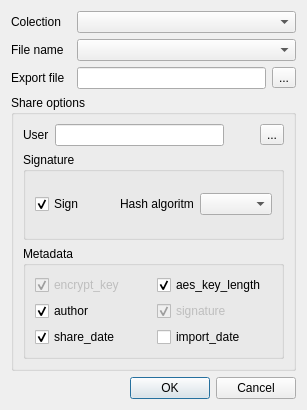
<?xml version="1.0" encoding="UTF-8"?>
<ui version="4.0">
 <class>ExportDialog</class>
 <widget class="QDialog" name="ExportDialog">
  <property name="geometry">
   <rect>
    <x>0</x>
    <y>0</y>
    <width>307</width>
    <height>410</height>
   </rect>
  </property>
  <property name="windowTitle">
   <string>Export</string>
  </property>
  <layout class="QGridLayout" name="gridLayout">
   <item row="7" column="0" colspan="4">
    <widget class="QDialogButtonBox" name="buttonBox">
     <property name="orientation">
      <enum>Qt::Horizontal</enum>
     </property>
     <property name="standardButtons">
      <set>QDialogButtonBox::Cancel|QDialogButtonBox::Ok</set>
     </property>
    </widget>
   </item>
   <item row="1" column="0">
    <widget class="QLabel" name="filenameLabel">
     <property name="text">
      <string>File name</string>
     </property>
    </widget>
   </item>
   <item row="1" column="2" colspan="2">
    <widget class="QComboBox" name="colectionCombobox"/>
   </item>
   <item row="3" column="0" colspan="4">
    <widget class="QGroupBox" name="groupBox">
     <property name="title">
      <string>Share options</string>
     </property>
     <layout class="QGridLayout" name="gridLayout_2">
      <item row="1" column="0">
       <widget class="QLabel" name="userl">
        <property name="text">
         <string>User</string>
        </property>
       </widget>
      </item>
      <item row="1" column="1" colspan="7">
       <widget class="QLineEdit" name="user"/>
      </item>
      <item row="4" column="0" colspan="10">
       <widget class="QGroupBox" name="groupBox_2">
        <property name="title">
         <string>Metadata</string>
        </property>
        <layout class="QGridLayout" name="gridLayout_3">
         <item row="0" column="0">
          <widget class="QCheckBox" name="encrypt_key">
           <property name="enabled">
            <bool>false</bool>
           </property>
           <property name="text">
            <string>encrypt_key</string>
           </property>
           <property name="checked">
            <bool>true</bool>
           </property>
          </widget>
         </item>
         <item row="2" column="0">
          <widget class="QCheckBox" name="author">
           <property name="text">
            <string>author</string>
           </property>
           <property name="checked">
            <bool>true</bool>
           </property>
          </widget>
         </item>
         <item row="0" column="1">
          <widget class="QCheckBox" name="aes_key_length">
           <property name="text">
            <string>aes_key_length</string>
           </property>
           <property name="checked">
            <bool>true</bool>
           </property>
          </widget>
         </item>
         <item row="3" column="0">
          <widget class="QCheckBox" name="share_date">
           <property name="text">
            <string>share_date</string>
           </property>
           <property name="checked">
            <bool>true</bool>
           </property>
          </widget>
         </item>
         <item row="2" column="1">
          <widget class="QCheckBox" name="signature">
           <property name="enabled">
            <bool>false</bool>
           </property>
           <property name="text">
            <string>signature</string>
           </property>
           <property name="checked">
            <bool>true</bool>
           </property>
          </widget>
         </item>
         <item row="3" column="1">
          <widget class="QCheckBox" name="import_date">
           <property name="text">
            <string>import_date</string>
           </property>
          </widget>
         </item>
        </layout>
       </widget>
      </item>
      <item row="1" column="9">
       <widget class="QToolButton" name="toolButton">
        <property name="text">
         <string>...</string>
        </property>
       </widget>
      </item>
      <item row="1" column="8">
       <widget class="QPushButton" name="userIcon">
        <property name="maximumSize">
         <size>
          <width>24</width>
          <height>24</height>
         </size>
        </property>
        <property name="icon">
         <iconset theme="unknown">
          <normaloff>../../.designer/backup</normaloff>../../.designer/backup</iconset>
        </property>
        <property name="iconSize">
         <size>
          <width>24</width>
          <height>24</height>
         </size>
        </property>
        <property name="flat">
         <bool>true</bool>
        </property>
       </widget>
      </item>
      <item row="3" column="0" colspan="10">
       <widget class="QGroupBox" name="groupBox_3">
        <property name="title">
         <string>Signature</string>
        </property>
        <layout class="QGridLayout" name="gridLayout_4">
         <item row="0" column="0">
          <widget class="QCheckBox" name="sign">
           <property name="text">
            <string>Sign</string>
           </property>
           <property name="checked">
            <bool>true</bool>
           </property>
          </widget>
         </item>
         <item row="0" column="3">
          <widget class="QComboBox" name="hash">
           <property name="editable">
            <bool>false</bool>
           </property>
          </widget>
         </item>
         <item row="0" column="2">
          <widget class="QLabel" name="hashl">
           <property name="text">
            <string>Hash algoritm</string>
           </property>
          </widget>
         </item>
         <item row="0" column="1">
          <spacer name="horizontalSpacer">
           <property name="orientation">
            <enum>Qt::Horizontal</enum>
           </property>
           <property name="sizeHint" stdset="0">
            <size>
             <width>40</width>
             <height>20</height>
            </size>
           </property>
          </spacer>
         </item>
        </layout>
       </widget>
      </item>
     </layout>
    </widget>
   </item>
   <item row="0" column="0">
    <widget class="QLabel" name="colectionLabel">
     <property name="text">
      <string>Colection</string>
     </property>
    </widget>
   </item>
   <item row="0" column="2" colspan="2">
    <widget class="QComboBox" name="filenameCombobox"/>
   </item>
   <item row="2" column="0">
    <widget class="QLabel" name="exportfileLabel">
     <property name="text">
      <string>Export file</string>
     </property>
    </widget>
   </item>
   <item row="2" column="3">
    <widget class="QToolButton" name="importfileToolbutton">
     <property name="text">
      <string>...</string>
     </property>
    </widget>
   </item>
   <item row="2" column="2">
    <widget class="QLineEdit" name="exportfileLineedit"/>
   </item>
  </layout>
 </widget>
 <resources/>
 <connections>
  <connection>
   <sender>buttonBox</sender>
   <signal>accepted()</signal>
   <receiver>ExportDialog</receiver>
   <slot>accept()</slot>
   <hints>
    <hint type="sourcelabel">
     <x>248</x>
     <y>254</y>
    </hint>
    <hint type="destinationlabel">
     <x>157</x>
     <y>274</y>
    </hint>
   </hints>
  </connection>
  <connection>
   <sender>buttonBox</sender>
   <signal>rejected()</signal>
   <receiver>ExportDialog</receiver>
   <slot>reject()</slot>
   <hints>
    <hint type="sourcelabel">
     <x>316</x>
     <y>260</y>
    </hint>
    <hint type="destinationlabel">
     <x>286</x>
     <y>274</y>
    </hint>
   </hints>
  </connection>
  <connection>
   <sender>sign</sender>
   <signal>toggled(bool)</signal>
   <receiver>signature</receiver>
   <slot>setChecked(bool)</slot>
   <hints>
    <hint type="sourcelabel">
     <x>153</x>
     <y>156</y>
    </hint>
    <hint type="destinationlabel">
     <x>84</x>
     <y>261</y>
    </hint>
   </hints>
  </connection>
  <connection>
   <sender>sign</sender>
   <signal>toggled(bool)</signal>
   <receiver>signature</receiver>
   <slot>setDisabled(bool)</slot>
   <hints>
    <hint type="sourcelabel">
     <x>153</x>
     <y>156</y>
    </hint>
    <hint type="destinationlabel">
     <x>84</x>
     <y>261</y>
    </hint>
   </hints>
  </connection>
  <connection>
   <sender>sign</sender>
   <signal>toggled(bool)</signal>
   <receiver>hash</receiver>
   <slot>setEnabled(bool)</slot>
   <hints>
    <hint type="sourcelabel">
     <x>34</x>
     <y>157</y>
    </hint>
    <hint type="destinationlabel">
     <x>259</x>
     <y>157</y>
    </hint>
   </hints>
  </connection>
 </connections>
</ui>
